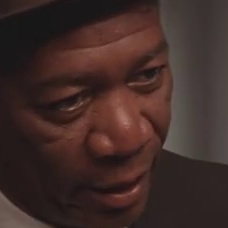
#> input picture media/tasks/buaa/hope/photo_capture/id_10/10.jpg, 228 x 228 px, given in place of Titan.mp4, which was not available
$ python videoReco.py
#> lines starting #> are read from the running program, lines starting #| are printed output that depends on the picture; after the words box and inside, x2 and y2 are one past the last pixel; in counts of white or black regions, pixels touching at a corner belong together
import cv2
import os
import sys
from pathlib import Path
from .face_classify import hist_compare
import shutil


'''
    camera_idx：视频源文件地址
    maximum_index：最大的索引数目（不连续的人物最大取样数量）
    maximum_frame_per_index：单个连续帧取样最多图片数目
    maximum_num：最大总体人物图片取样数目
    path_name：处理文件保存地址
    CONTINUE_FRAME：最低连续取样帧数要求（如果是4，就是连续4帧才会进行取样）
    simular_param：相似度阈值（区分两次连续采样的相似置信度）
'''


def CatchPICFromVideo(camera_idx, maximum_index, maximum_frame_per_index, maximum_num, path_name, CONTINUE_FRAME=4, simular_param=0.45):
    # cv2.namedWindow(window_name)

    # 视频源
#> called with camera_idx = 'api_basic/interfaces/taskAdmin/Titan.mp4', maximum_index = 10, maximum_frame_per_index = 10, maximum_num = 1000, path_name = 'api_basic/interfaces/taskAdmin/Titan', CONTINUE_FRAME = 4, simular_param = 0.45
    cap = cv2.VideoCapture(camera_idx)
    # OpenCV使用人脸识别分类器
    classfier = cv2.CascadeClassifier(
        cv2.data.haarcascades+"haarcascade_frontalface_alt.xml")
    if Path(path_name+'/photo_capture/').is_dir():
        shutil.rmtree(path_name+'/photo_capture/')
    Path(path_name+'/photo_capture/').mkdir(parents=True, exist_ok=True)
    Path(path_name+'/processed_video/').mkdir(parents=True, exist_ok=True)
    # 识别出人脸后要画的边框的颜色，RGB格式, color是一个不可增删的数组
    color = (0, 255, 0)
    # 保存视频
    fourcc = cv2.VideoWriter_fourcc(*'avc1')  # 指定fourcc编码
    # fourcc = cv2.VideoWriter_fourcc('H', '2', '6', '4')
    size = (int(cap.get(cv2.CAP_PROP_FRAME_WIDTH)),
            int(cap.get(cv2.CAP_PROP_FRAME_HEIGHT)))
    out = cv2.VideoWriter(
        path_name+'/processed_video/output.mp4', fourcc, 20.0, size)
    # num 是帧顺序，index是提取任务序号
    num = 0
    index = 0
    # 保留图片的两个指针
    old_img = None
    new_img = None
    # 提取出第一帧人物
    while cap.isOpened():
        ok, frame = cap.read()
#> frame is the input picture: shape (228, 228, 3); mean B, G, R 40.4, 43.8, 63.6
        if not ok:
            break
        grey = cv2.cvtColor(frame, cv2.COLOR_BGR2GRAY)  # 将当前桢图像转换成灰度图像
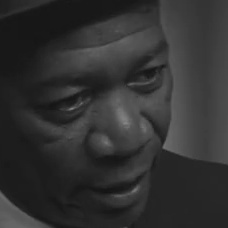
#> grey: shape (228, 228); min 19, max 132, mean 49.4
        # 人脸检测，1.2和2分别为图片缩放比例和需要检测的有效点数
        faceRects = classfier.detectMultiScale(
            grey, scaleFactor=1.2, minNeighbors=3, minSize=(32, 32))
#> faceRects = ()
        if len(faceRects) > 0:  # 大于0则检测到人脸
            for faceRect in faceRects:  # 单独框出每一张人脸
                x, y, w, h = faceRect
                old_img = frame[y - 10: y + h + 10, x - 10: x + w + 10]
                # 将当前帧保存为图片
                num += 1

                # 只有连续帧数才能够采样
                # save_path = path_name + \
                #     '/photo_capture/id_'+str(index)
                # Path(save_path).mkdir(parents=True, exist_ok=True)
                # img_name = "%s/%d.jpg" % (save_path, index)
                # print(img_name)
                # # cv2.imwrite(img_name, old_img, [
                # #     int(cv2.IMWRITE_PNG_COMPRESSION), 9])
                # cv2.imencode('.jpg', old_img)[1].tofile(img_name)

                # 画出矩形框
                cv2.rectangle(frame, (x - 10, y - 10),
                              (x + w + 10, y + h + 10), color, 2)

                # 显示当前捕捉到了多少人脸图片了
                font = cv2.FONT_HERSHEY_SIMPLEX
                cv2.putText(frame, 'num:%d/%d' %
                            (num, maximum_num), (x + 30, y + 30), font, 1, (255, 0, 255), 4)
                if num > (maximum_num):  # 如果超过指定最大保存数量退出循环
                    break
                break
            # 找到第一个人脸，退出循环
            break
        out.write(frame)  # 保存
    # 设置计数器，每次取第四帧
    counter = 1
    while cap.isOpened():
        ok, frame = cap.read()  # 读取一帧数据
        if not ok:
            break

        grey = cv2.cvtColor(frame, cv2.COLOR_BGR2GRAY)  # 将当前桢图像转换成灰度图像

        # 人脸检测，1.2和2分别为图片缩放比例和需要检测的有效点数
        faceRects = classfier.detectMultiScale(
            grey, scaleFactor=1.2, minNeighbors=3, minSize=(32, 32))

        if len(faceRects) > 0:  # 大于0则检测到人脸
            for faceRect in faceRects:  # 单独框出每一张人脸
                x, y, w, h = faceRect
                new_img = frame[y - 10: y + h + 10, x - 10: x + w + 10]
                compare_value = hist_compare(
                    old_img, new_img, 0)
                old_img = new_img
                if compare_value > simular_param:
                    counter += 1
                    # 相似，并且只有连续四帧出现的人脸能够被提取
                    if counter < maximum_frame_per_index+CONTINUE_FRAME:
                        if counter == CONTINUE_FRAME:
                            # 这一帧是默认的关键帧，默认情况下将使用该帧进行演员的检索
                            index += 1
                            save_path = path_name + \
                                '/photo_capture/id_'+str(index)
                            Path(save_path).mkdir(parents=True, exist_ok=True)
                            Path(
                                save_path+'/key_frame').mkdir(parents=True, exist_ok=True)
                            img_name = "%s/%d.jpg" % (save_path+'/key_frame',
                                                      counter-CONTINUE_FRAME+1)
                            # print(img_name+':'+str(compare_value))
                            try:
                                cv2.imencode('.jpg', new_img)[
                                    1].tofile(img_name)
                            except:
                                print('Seems image goes None. Just skip.')
                            if index >= maximum_index:
                                break
                        elif counter > CONTINUE_FRAME:
                            img_name = "%s/%d.jpg" % (save_path,
                                                      counter-CONTINUE_FRAME+1)
                            # print(img_name+':'+str(compare_value))
                            try:
                                cv2.imencode('.jpg', new_img)[
                                    1].tofile(img_name)
                            except:
                                print('Seems image goes None. Just skip.')

                else:
                    counter = 0
                num += 1
                if num > (maximum_num):  # 如果超过指定最大保存数量退出循环
                    break
                # 画出矩形框
                cv2.rectangle(frame, (x - 10, y - 10),
                              (x + w + 10, y + h + 10), color, 2)

                # 显示当前捕捉到了多少人脸图片了
                font = cv2.FONT_HERSHEY_SIMPLEX
                cv2.putText(frame, 'num:%d/%d,index:%d/%d' %
                            (num, maximum_num, index, maximum_index), (x + 30, y + 30), font, 1, (255, 0, 255), 4)

        out.write(frame)  # 保存
        # 超过指定最大保存数量结束程序
        if index >= maximum_index:
            break
        if num > (maximum_num):
            break

    # 释放摄像头并销毁所有窗口
    cap.release()
    cv2.destroyAllWindows()
    out.release()


if __name__ == '__main__':
    # 获取当前工作目录
    path = os.path.dirname(__file__)
    # 连续截100张人脸图像
    CatchPICFromVideo(path + "/Titan.mp4",
                      10, 10, 1000, path + "/Titan")

$ run again, on media/tasks/buaa/hope/photo_capture/id_10/2.jpg
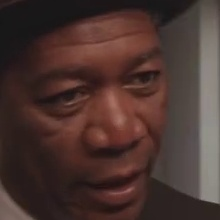
#> input picture media/tasks/buaa/hope/photo_capture/id_10/2.jpg, 220 x 220 px, given in place of Titan.mp4, which was not available
#> in CatchPICFromVideo, frame is the input picture: shape (220, 220, 3); mean B, G, R 48.3, 52.8, 74.4
#> faceRects = [[20, 16, 185, 185]]
#> the loop in CatchPICFromVideo, `for faceRect in faceRects:` made 1 pass
#> (x, y, w, h, num, font) on pass 1: (20, 16, 185, 185, 1, 0)
#> after the loop in CatchPICFromVideo, `for faceRect in faceRects:`:
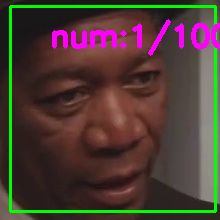
#> frame: shape (220, 220, 3); 8.36% of pixels changed, all inside (x1, y1, x2, y2) = (9, 5, 220, 213)
#> after the loop in CatchPICFromVideo, `for faceRect in faceRects:`: num = 1
#> the loop in CatchPICFromVideo, `for faceRect in faceRects:` made 1 pass
#> (x, y, w, h, compare_value, counter, num) on pass 1: (20, 16, 185, 185, 0.904, 2, 2)
#> after the loop in CatchPICFromVideo, `for faceRect in faceRects:`:
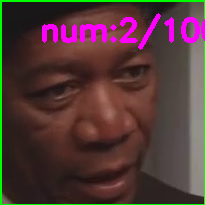
#> old_img: shape (205, 205, 3); mean B, G, R 55, 56.4, 81.2
#> after the loop in CatchPICFromVideo, `for faceRect in faceRects:`: index = 0; num = 2
